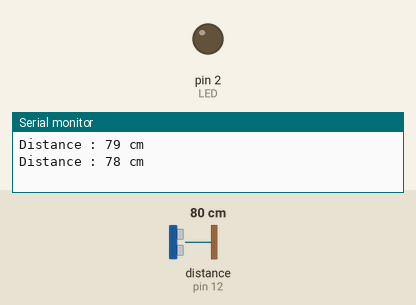
Simulated run of this sketch. Board: Arduino Uno, built with avr-gcc and run on an emulated ATmega328P. Shown: output pins drawn as LEDs (lit = HIGH), the last lines printed to the serial monitor. Wiring (inferred from the names in the program): ultrasonic range finder: trigger pin 10; echo pin 12. The inputs (shaded band) are chosen by the test bench; at power-on: distance to the obstacle (sensor on pin 12) 80 cm. The echo pulse lasts 58.3 µs per cm; pins used as bus, display or sensor lines are not drawn.

Above: at 1.8 s.
1.9 s: distance to the obstacle (sensor on pin 12) set to 12 cm
3.4 s: distance to the obstacle (sensor on pin 12) set to 9 cm
At 4.4 s:
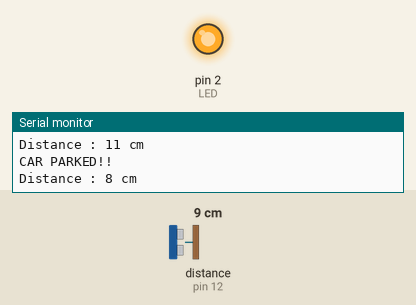
5.5 s: distance to the obstacle (sensor on pin 12) set to 18 cm
At 7.2 s:
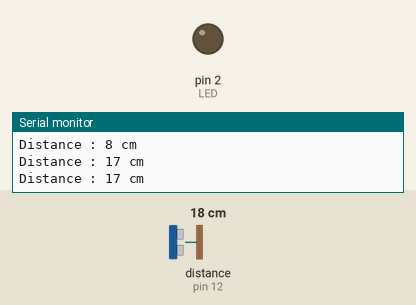
7.5 s: distance to the obstacle (sensor on pin 12) set to 2 cm
At 8.8 s:
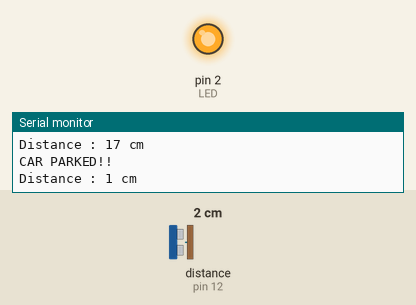
Timing chart, 0 to 10.5 s (numbered marks = the images above; inputs shaded):
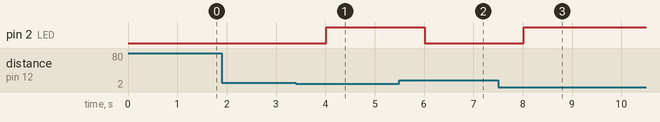

Measured:
- the behaviour switches between 11 and 10 cm on distance to the obstacle (sensor on pin 12) (found by bisection; images 0 and 1)
- after the input at 3.4 s, pin 2 (LED): LOW → HIGH after 0.62 s
- after the input at 5.5 s, pin 2 (LED): HIGH → LOW after 0.52 s
- after the input at 7.5 s, pin 2 (LED): LOW → HIGH after 0.52 s

The sketch:

Parking_Sensor.ino
```cpp
#define echoPin 12 //connect echo pin of ultrasonic sensor to D12 of Arduino
#define trigPin 10 //connect trigger pin of ultrasonic sensor to D10 of Arduino
long duration;  // declare variables to hold duration and distance
int distance;
int LED=2;
void setup() //setup() is used for initialization
{
 pinMode(LED,OUTPUT);
 Serial.begin(9600);  //set the baud rate of serial communication to 9600
 pinMode(trigPin,OUTPUT); //set trigPin as output pin of Arduino
 pinMode(echoPin,INPUT);  //set echoPin as output pin of Arduino
}
void loop(){
 digitalWrite(trigPin,LOW); //generate square wave at trigger pin
 delayMicroseconds(2);
 digitalWrite(trigPin,HIGH);
 delayMicroseconds(10);
 digitalWrite(trigPin,LOW);
 duration=pulseIn(echoPin,HIGH);//calculation of distance of obstacle
 distance=(duration*0.034/2);

if(distance<10){
   Serial.println("CAR PARKED!!");
   digitalWrite(LED,HIGH);
}
else{
  digitalWrite(LED, LOW);
}

 Serial.print("Distance : ");
 Serial.print(distance);
 Serial.println(" cm ");
 delay(1000);
}                     
```
